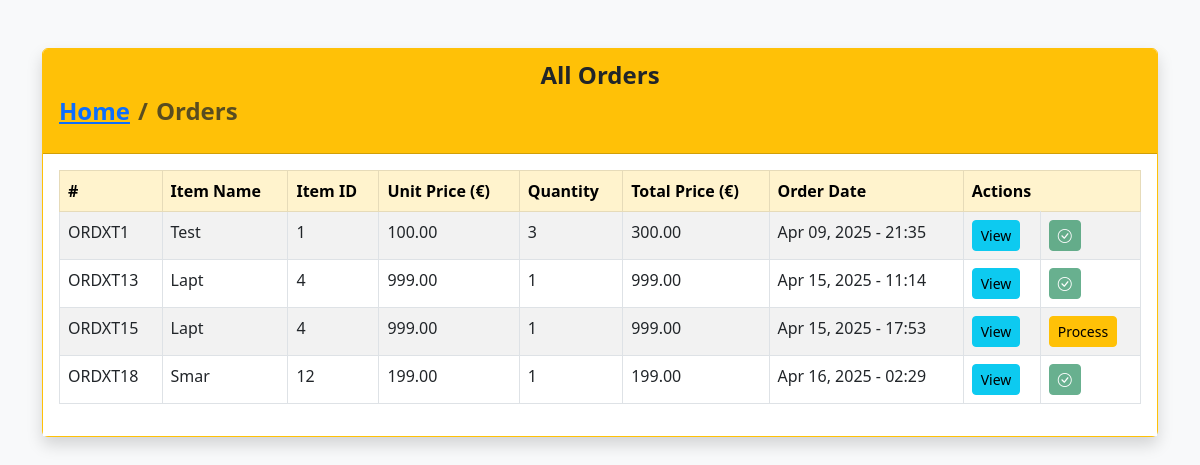
The app's page /orders/ease (signed in) with its own data.
### core/models.py (models this page shows, shortened)
class Order(models.Model):
    item_name = models.CharField(max_length=255)
    item_id = models.IntegerField()
    unit_price = models.DecimalField(max_digits=10, decimal_places=2)
    quantity = models.PositiveIntegerField()
    total_price = models.DecimalField(max_digits=10, decimal_places=2)
    order_date = models.DateTimeField(auto_now_add=True)
    status = models.BooleanField(default=False)

### core/views.py (the view)
# urls.py: path('orders/ease', views.admin_orders, name='admin_orders'),  # Admin view of orders
@login_required
def admin_orders(request):
    context = {
        'orders': Order.objects.all()
    }
    return render(request, 'core/orders.html', context)

### core/templates/core/orders.html (shortened to what this page needs)
<!DOCTYPE html>
<html lang="en">
<head>
    <link href="https://cdn.jsdelivr.net/npm/bootstrap@5.3.0/dist/css/bootstrap.min.css" rel="stylesheet">
    <link href="https://cdn.jsdelivr.net/npm/bootstrap-icons/font/bootstrap-icons.css" rel="stylesheet">
</head>
<body class="bg-light">
<div class="container py-5">
    <div class="card shadow border-warning">
        <div class="card-header bg-warning text-dark text-center fs-4 fw-semibold">
            <div class="justify-space-between">
                <div class="title">All Orders</div>
                <nav aria-label="breadcrumb">
                    <ol class="breadcrumb">
                        <li class="breadcrumb-item"><a href="{% url 'admin_index' %}">Home</a></li>
                        <li class="breadcrumb-item active" aria-current="page">Orders</li>
                    </ol>
                </nav>
            </div>
        </div>
        <div class="card-body bg-white">
            {% if orders %}
                <div class="table-responsive">
                    <table class="table table-striped table-bordered table-hover">
                        <thead class="table-warning">
                            <tr>
                                <th>#</th>
                                <th>Item Name</th>
                                <th>Item ID</th>
                                <th>Unit Price (€)</th>
                                <th>Quantity</th>
                                <th>Total Price (€)</th>
                                <th>Order Date</th>
                                <th colspan="2">Actions</th>
                            </tr>
                        </thead>
                        <tbody>
                            {% for order in orders %}
                            <tr>
                                <td>ORDXT{{ order.id }}</td>
                                <td>{{ order.item_name | slice:"4" }}</td>
                                <td>{{ order.item_id }}</td>
                                <td>{{ order.unit_price }}</td>
                                <td>{{ order.quantity }}</td>
                                <td>{{ order.total_price }}</td>
                                <td>{{ order.order_date|date:"M d, Y - H:i" }}</td>
                                <td>
                                    <button type="button" class="btn btn-sm btn-info" data-bs-toggle="modal" data-bs-target="#viewOrderModal{{ order.id }}">
                                        View
                                    </button>
                                </td>
                                <td>
                                    {% if order.status == 1 %}
                                        <span class="btn btn-sm btn-success disabled">
                                            <i class="bi bi-check-circle"></i>
                                        </span>
                                    {% else %}
                                        <button type="button" class="btn btn-sm btn-warning" data-bs-toggle="modal" data-bs-target="#updateOrderModal{{ order.id }}">
                                            Process
                                        </button>
                                    {% endif %}
                                </td>
                            </tr>
                            {% endfor %}
                        </tbody>
                    </table>
                </div>
            {% else %}
                <p class="text-center text-muted">No orders have been placed yet.</p>
            {% endif %}
        </div>
    </div>
</div>
</body>
</html>

### records on screen
Order: id "1", item_name "Test", item_id "1", unit_price "100.00", quantity "3", total_price "300.00", order_date "Apr 09, 2025 - 21:35", status True (drawn)
Order: id "13", item_name "Lapt", item_id "4", unit_price "999.00", quantity "1", total_price "999.00", order_date "Apr 15, 2025 - 11:14", status True (drawn)
Order: id "15", item_name "Lapt", item_id "4", unit_price "999.00", quantity "1", total_price "999.00", order_date "Apr 15, 2025 - 17:53"
Order: id "18", item_name "Smar", item_id "12", unit_price "199.00", quantity "1", total_price "199.00", order_date "Apr 16, 2025 - 02:29", status True (drawn)
